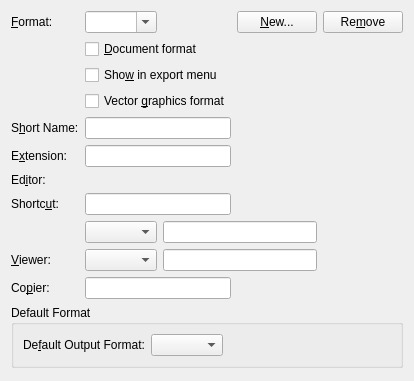
<ui version="4.0" >
 <class>PrefFileformatsUi</class>
 <widget class="QWidget" name="PrefFileformatsUi" >
  <property name="geometry" >
   <rect>
    <x>0</x>
    <y>0</y>
    <width>386</width>
    <height>381</height>
   </rect>
  </property>
  <property name="windowTitle" >
   <string/>
  </property>
  <layout class="QGridLayout" name="gridLayout" >
   <item row="0" column="0" >
    <widget class="QLabel" name="formatsLA" >
     <property name="text" >
      <string>&amp;Format:</string>
     </property>
     <property name="buddy" >
      <cstring>formatsCB</cstring>
     </property>
    </widget>
   </item>
   <item row="0" column="1" >
    <widget class="QComboBox" name="formatsCB" >
     <property name="editable" >
      <bool>true</bool>
     </property>
     <property name="maxVisibleItems" >
      <number>20</number>
     </property>
     <property name="insertPolicy" >
      <enum>QComboBox::InsertAtCurrent</enum>
     </property>
     <property name="minimumContentsLength" >
      <number>1</number>
     </property>
    </widget>
   </item>
   <item row="0" column="3" >
    <widget class="QPushButton" name="formatNewPB" >
     <property name="text" >
      <string>&amp;New...</string>
     </property>
    </widget>
   </item>
   <item row="0" column="4" >
    <widget class="QPushButton" name="formatRemovePB" >
     <property name="text" >
      <string>Re&amp;move</string>
     </property>
    </widget>
   </item>
   <item row="1" column="1" colspan="2" >
    <widget class="QCheckBox" name="documentCB" >
     <property name="text" >
      <string>&amp;Document format</string>
     </property>
    </widget>
   </item>
   <item row="2" column="1" colspan="2" >
    <widget class="QCheckBox" name="exportMenuCB" >
     <property name="toolTip" >
      <string>Check this to show the current format in the File > Export menu</string>
     </property>
     <property name="text" >
      <string>Sho&amp;w in export menu</string>
     </property>
    </widget>
   </item>
   <item row="3" column="1" colspan="2" >
    <widget class="QCheckBox" name="vectorCB" >
     <property name="text" >
      <string>Vector &amp;graphics format</string>
     </property>
    </widget>
   </item>
   <item row="4" column="0" >
    <widget class="QLabel" name="formatLA" >
     <property name="text" >
      <string>S&amp;hort Name:</string>
     </property>
     <property name="buddy" >
      <cstring>formatED</cstring>
     </property>
    </widget>
   </item>
   <item row="4" column="1" colspan="2" >
    <widget class="QLineEdit" name="formatED" />
   </item>
   <item row="5" column="0" >
    <widget class="QLabel" name="extensionLA" >
     <property name="text" >
      <string>E&amp;xtension:</string>
     </property>
     <property name="buddy" >
      <cstring>extensionED</cstring>
     </property>
    </widget>
   </item>
   <item row="5" column="1" colspan="2" >
    <widget class="QLineEdit" name="extensionED" />
   </item>
   <item row="6" column="0" >
    <widget class="QLabel" name="editorLA" >
     <property name="text" >
      <string>Ed&amp;itor:</string>
     </property>
     <property name="buddy" >
      <cstring>editorCO</cstring>
     </property>
    </widget>
   </item>
   <item row="7" column="0" >
    <widget class="QLabel" name="shortcutLA" >
     <property name="text" >
      <string>Shortc&amp;ut:</string>
     </property>
     <property name="buddy" >
      <cstring>shortcutED</cstring>
     </property>
    </widget>
   </item>
   <item row="7" column="1" colspan="2" >
    <widget class="QLineEdit" name="shortcutED" />
   </item>
   <item row="8" column="1" >
    <widget class="QComboBox" name="editorCO" >
     <property name="sizeAdjustPolicy" >
      <enum>QComboBox::AdjustToContents</enum>
     </property>
    </widget>
   </item>
   <item row="8" column="2" colspan="2" >
    <widget class="QLineEdit" name="editorED" />
   </item>
   <item row="9" column="0" >
    <widget class="QLabel" name="viewerLA" >
     <property name="text" >
      <string>&amp;Viewer:</string>
     </property>
     <property name="buddy" >
      <cstring>viewerCO</cstring>
     </property>
    </widget>
   </item>
   <item row="9" column="1" >
    <widget class="QComboBox" name="viewerCO" >
     <property name="sizeAdjustPolicy" >
      <enum>QComboBox::AdjustToContents</enum>
     </property>
    </widget>
   </item>
   <item row="9" column="2" colspan="2" >
    <widget class="QLineEdit" name="viewerED" />
   </item>
   <item row="10" column="0" >
    <widget class="QLabel" name="label" >
     <property name="text" >
      <string>Co&amp;pier:</string>
     </property>
     <property name="buddy" >
      <cstring>copierED</cstring>
     </property>
    </widget>
   </item>
   <item row="10" column="1" colspan="2" >
    <widget class="QLineEdit" name="copierED" />
   </item>
   <item row="11" column="0" colspan="5" >
    <widget class="QGroupBox" name="defaultFormatGB" >
     <property name="toolTip" >
      <string>Specify the default output format when using (PDF)LaTeX</string>
     </property>
     <property name="title" >
      <string>Default Format</string>
     </property>
     <property name="flat" >
      <bool>true</bool>
     </property>
     <layout class="QHBoxLayout" name="horizontalLayout" >
      <item>
       <widget class="QLabel" name="defaultFormatLA" >
        <property name="text" >
         <string>De&amp;fault Output Format:</string>
        </property>
        <property name="buddy" >
         <cstring>defaultFormatCB</cstring>
        </property>
       </widget>
      </item>
      <item>
       <widget class="QComboBox" name="defaultFormatCB" />
      </item>
      <item>
       <spacer name="horizontalSpacer" >
        <property name="orientation" >
         <enum>Qt::Horizontal</enum>
        </property>
        <property name="sizeHint" stdset="0" >
         <size>
          <width>148</width>
          <height>20</height>
         </size>
        </property>
       </spacer>
      </item>
     </layout>
    </widget>
   </item>
   <item row="12" column="1" colspan="2" >
    <spacer>
     <property name="orientation" >
      <enum>Qt::Vertical</enum>
     </property>
     <property name="sizeHint" stdset="0" >
      <size>
       <width>124</width>
       <height>21</height>
      </size>
     </property>
    </spacer>
   </item>
  </layout>
 </widget>
 <tabstops>
  <tabstop>formatsCB</tabstop>
  <tabstop>formatNewPB</tabstop>
  <tabstop>formatRemovePB</tabstop>
  <tabstop>documentCB</tabstop>
  <tabstop>vectorCB</tabstop>
  <tabstop>formatED</tabstop>
  <tabstop>extensionED</tabstop>
  <tabstop>shortcutED</tabstop>
  <tabstop>editorED</tabstop>
  <tabstop>viewerED</tabstop>
  <tabstop>copierED</tabstop>
 </tabstops>
 <includes>
  <include location="local" >qt_i18n.h</include>
 </includes>
 <resources/>
 <connections/>
</ui>
